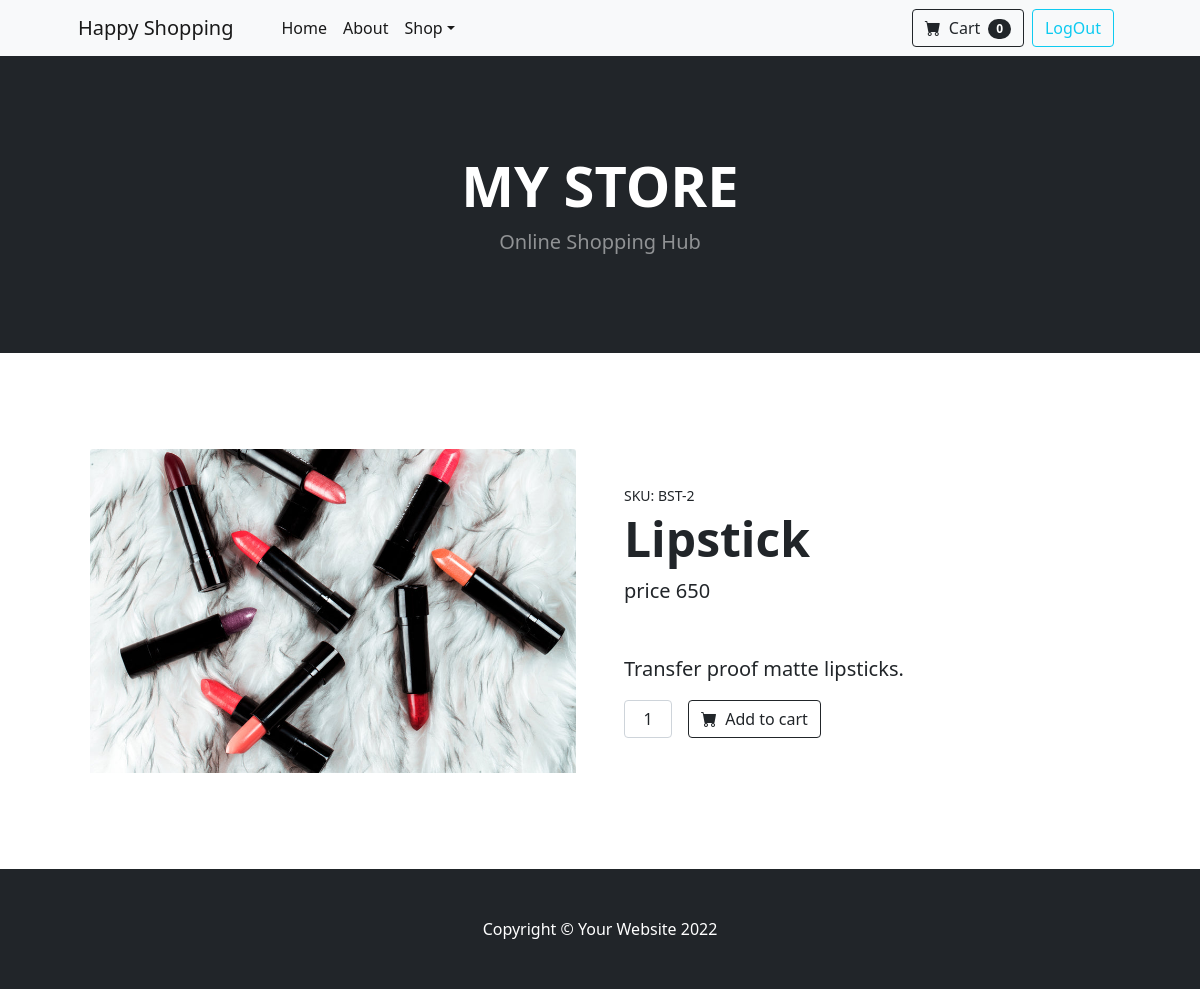
Page /products/details/2 (signed in) on the committed database.
### api/models.py (models this page shows, shortened)
class Products(models.Model):
    name = models.CharField(max_length=200)
    price = models.PositiveIntegerField()
    description = models.CharField(max_length=200)
    category = models.CharField(max_length=200)
    image = models.ImageField(null=True, upload_to="images")

### customer/views.py (the view)
# urls.py: path("products/details/<int:id>", views.ProductDetailView.as_view(), name="product-detail"),
@method_decorator(decs, name="dispatch")
class ProductDetailView(DetailView):
    template_name = "cust-productdetail.html"
    context_object_name = "product"
    pk_url_kwarg = "id"
    model= Products

### customer/context_processors.py (called while the page is built)
def cart_count(request):
    if request.user.is_authenticated:
        count = Carts.objects.filter(user = request.user, status="In-cart").count()
    else:
        count = 0
    return {"count":count}

### customer/views.py (called while the page is built)
def signin_required(fn):
    def wrapper(request, *args, **kwargs):
        if not request.user.is_authenticated:
            messages.error(request, "Invalid session")
            return redirect("signin")
        else:
            return fn(request, *args, **kwargs)
    return wrapper

### customer/templates/cust-productdetail.html
{%extends 'base.html.html'%}
{%block body%}
<section class="py-5">
    <div class="container px-4 px-lg-5 my-5">
        <div class="row gx-4 gx-lg-5 align-items-center">
            <div class="col-md-6">
                {%if product.image%}
                <img class="card-img-top mb-5 mb-md-0" src="{{product.image.url}}" alt="..." /></div>
                {%else%}
                <img class="card-img-top mb-5 mb-md-0" src="https://dummyimage.com/600x700/dee2e6/6c757d.jpg" alt="..." /></div>
                {%endif%}
            <div class="col-md-6">
                <div class="small mb-1">SKU: BST-{{product.id}}</div>
                <h1 class="display-5 fw-bolder">{{product.name}}</h1>
                <div class="fs-5 mb-5">
                    <span class="">price</span>
                    <span>{{product.price}}</span>
                </div>
                <p class="lead">{{product.description}}</p>
                <div class="d-flex">
                    <input class="form-control text-center me-3" id="inputQuantity" type="num" value="1" style="max-width: 3rem" />
                    <a class="btn btn-outline-dark flex-shrink-0" type="button" href="{%url 'add-cart' product.id%}">
                        <i class="bi-cart-fill me-1"></i>
                        Add to cart
                    </a>
                </div>
            </div>
        </div>
    </div>
</section>
{%endblock%}

### rows in the picture
Products: image (picture), id "2", name "Lipstick", price "650", description "Transfer proof matte lipsticks."

### other values in the picture
{{ count }} "0"
